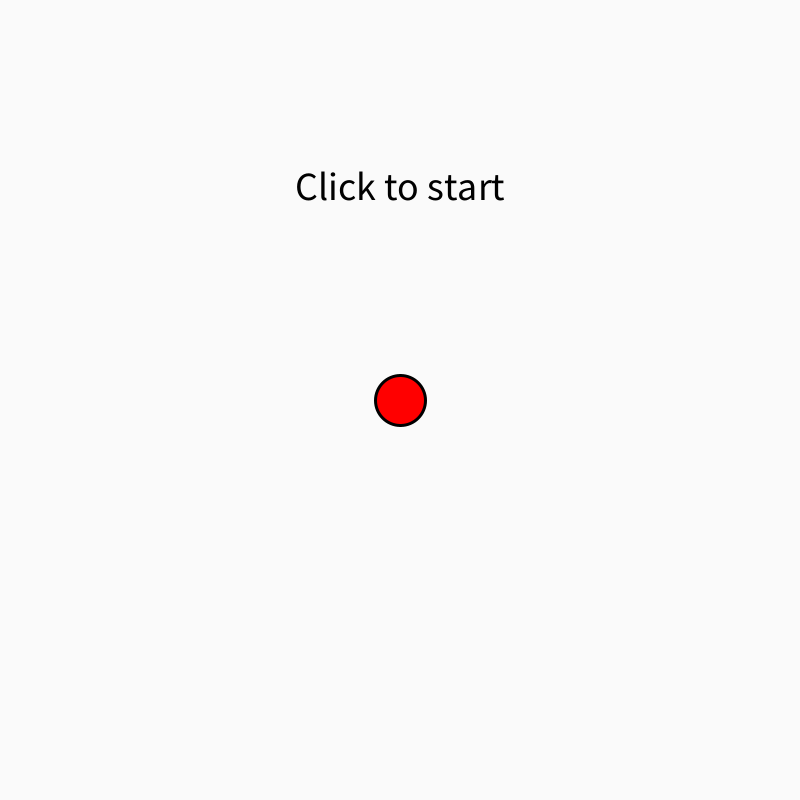
Frame 1 (no input)
Frame 60 (the mouse pressed at the canvas centre just before this capture): identical to frame 1, image omitted
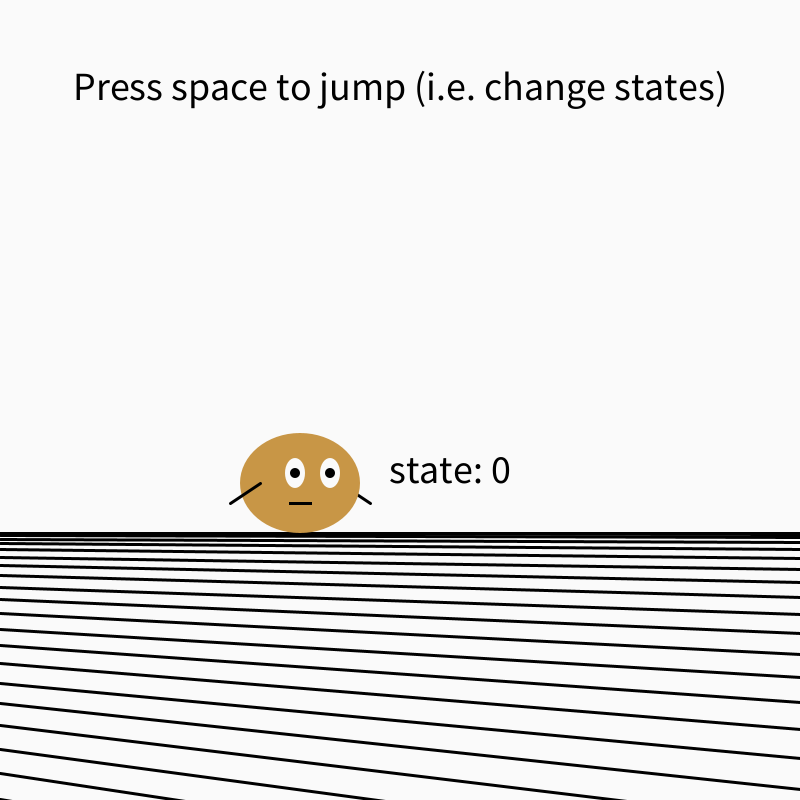
Frame 120 (the mouse held since frame 60 and released just before this capture)

The Processing sketch that drew these frames (run headless with seeded random() and noise(); from frame 60 on, the mouse is pressed at the canvas centre):

// Processing sketch: Han_Daniel_character
// ── Han_Daniel_character.pde
Character c;
int  sceneNumber=0;

float floor;

void setup() {
  size(800, 800);
  floor = (height*2)/3;
  c = new Character();
  textSize(40);
  textAlign(CENTER);
  strokeWeight(3);
}

void draw() {
  switch(sceneNumber){
    case 0 : 
      scene0();
    break;
    case 1 :
      scene1();
    break;
    }
  
  //background(250);
  //stroke(0);
  
  
  //for (int i = 0; i < 50; i++) {
  //  line(0, floor + pow(i, 2)/1.5, width, floor + pow(i, 2));
  //}

  //fill(0);
  //text("Press space to jump (i.e. change states)", width/2, 100);

  //text("state: " + c.state, 450, floor - 50);

  //c.update();
  //c.display();
}

void scene0(){
  background(250);
  
  fill(0);
  text("Click to start", width/2, 200);
  
   if(mousePressed && dist(mouseX,mouseY,width/2,height/2)<25){
  sceneNumber=1;
  }
  fill(255,0,0);
  ellipse(width/2,height/2,50,50);
}

void scene1(){
   background(250);
  stroke(0);

  for (int i = 0; i < 50; i++) {
    line(0, floor + pow(i, 2)/1.5, width, floor + pow(i, 2));
  }

  fill(0);
  text("Press space to jump (i.e. change states)", width/2, 100);

  text("state: " + c.state, 450, floor - 50);

  c.update();
  c.display();
}

void keyPressed() {
  c.handleInput(key);
}

class Character {
  int state;  // 0 - standing, 1 - in air
  PVector pos;
  PVector vel;
  float grav;
  float w;
  float h;
  float baseh;
  
  Character() {
    w = 120;
    h = 100;
    baseh = 100;
    grav = 0.9;
    pos = new PVector(300, floor - baseh/2);
    vel = new PVector(0, 0);
  }
  
  void display() {

    switch (state) {
      case 0:
        fill(200, 150, 70);
        break;
      case 1:
        fill(200, 70, 190);
        break;
      default:
        break;
    }
    
    stroke(0);
    line(pos.x + 40, pos.y, pos.x + 70, pos.y + 20 - vel.y * 2);
    
    noStroke();
    h += ((baseh + vel.y * 2) - h) * 0.3;
    ellipse(pos.x, pos.y, w, h);
    
    stroke(0);
    line(pos.x - 40, pos.y, pos.x - 70, pos.y + 20 - vel.y * 2);
    
    fill(0);
    rect(pos.x - 10, pos.y + 20, 20 + state * 3, ((floor - baseh/2) - pos.y) * 0.05);
  
    fill(250);
    noStroke();
    ellipse(pos.x - 5, pos.y - 10, 20, 30);
    ellipse(pos.x + 30, pos.y - 10, 20, 30);
    
    fill(0);
    ellipse(pos.x - 5, pos.y - 10, 10, 10 + abs(vel.y));
    ellipse(pos.x + 30, pos.y - 10, 10, 10 + abs(vel.y));
    
  }
  
  
  void update() {
    switch (state) {
      case 0:
        vel.y = 0;
        break;
      case 1:
        pos.add(vel);
        vel.y += grav;
        if (pos.y + vel.y > floor - baseh/2) {
          state = 0;
          pos.y = floor - baseh/2;
        }
        break;
      default:
        break;
    }
  }
  
  void handleInput(char k) {
    println(k);
    switch (state) {
      case 0:
        if (k == ' ') {
          state = 1;
          vel.y = -20;
        }
        break;
      case 1:
        break;
      default:
        break;
    }
  }
}
